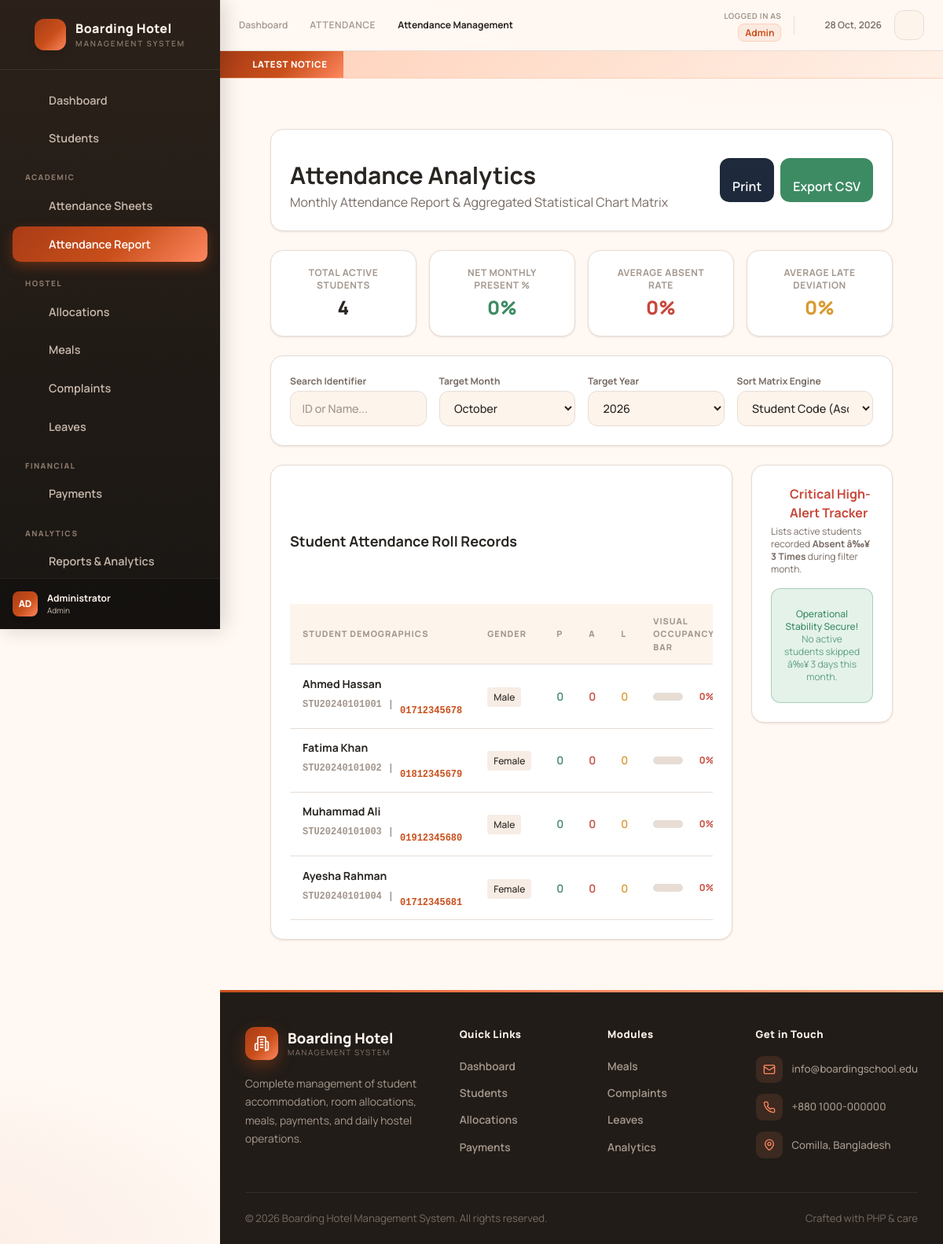
Page /students/attendance/report.php (signed in) on the committed database.
### tables this page shows
CREATE TABLE students (
    id INT AUTO_INCREMENT PRIMARY KEY,
    student_code VARCHAR(50) NOT NULL UNIQUE,
    guardian_id INT,
    first_name VARCHAR(100) NOT NULL,
    last_name VARCHAR(100) NOT NULL,
    gender ENUM('Male', 'Female') NOT NULL,
    dob DATE,
    blood_group VARCHAR(5),
    phone VARCHAR(20) NOT NULL,
    email VARCHAR(100) NOT NULL UNIQUE,
    photo VARCHAR(255),
    address TEXT,
    admission_date DATE NOT NULL,
    status ENUM('Active', 'Inactive') DEFAULT 'Active',
    created_at TIMESTAMP DEFAULT CURRENT_TIMESTAMP,
    updated_at TIMESTAMP DEFAULT CURRENT_TIMESTAMP ON UPDATE CURRENT_TIMESTAMP,
    FOREIGN KEY (guardian_id) REFERENCES guardians(id) ON DELETE SET NULL,
    INDEX idx_status (status),
    INDEX idx_student_code (student_code)
);

### includes/auth_check.php (called while the page is built, shortened)
<?php
$user_role = $_SESSION['user_role'] ?? '';
?>

### students/attendance/report.php (the view, shortened to what this page needs)
<?php
require_once '../../includes/auth_check.php';
require '../../components/header.php';
$selected_month = isset($_GET['month']) ? intval($_GET['month']) : intval(date('m'));
$selected_year = isset($_GET['year']) ? intval($_GET['year']) : intval(date('Y'));
$search_query = isset($_GET['search']) ? trim($_GET['search']) : '';
$sort_order = isset($_GET['sort']) ? $_GET['sort'] : 'code_asc';
$cardsSql = "SELECT
                COUNT(DISTINCT s.id) as total_students,
                COUNT(a.id) as total_records,
                COUNT(CASE WHEN a.status = 'Present' THEN 1 END) as total_p,
                COUNT(CASE WHEN a.status = 'Absent' THEN 1 END) as total_a,
                COUNT(CASE WHEN a.status = 'Late' THEN 1 END) as total_l
             FROM students s
             LEFT JOIN attendance a ON s.id = a.student_id
                AND MONTH(a.attendance_date) = ? AND YEAR(a.attendance_date) = ?
             WHERE s.status = 'Active'";
$stmt = $conn->prepare($cardsSql);
$stmt->bind_param('ii', $selected_month, $selected_year);
$stmt->execute();
$cards = $stmt->get_result()->fetch_assoc();
$t_rec = $cards['total_records'] > 0 ? $cards['total_records'] : 1;
$avg_present = round(($cards['total_p'] / $t_rec) * 100, 1);
$avg_absent = round(($cards['total_a'] / $t_rec) * 100, 1);
$avg_late = round(($cards['total_l'] / $t_rec) * 100, 1);
$absenteeSql = "SELECT s.student_code, s.first_name, s.last_name, s.phone, COUNT(a.id) as total_absences
                FROM students s
                JOIN attendance a ON s.id = a.student_id
                WHERE a.status = 'Absent' AND MONTH(a.attendance_date) = ? AND YEAR(a.attendance_date) = ?
                GROUP BY s.id
                HAVING total_absences >= 3
                ORDER BY total_absences DESC";
$stmt = $conn->prepare($absenteeSql);
$stmt->bind_param('ii', $selected_month, $selected_year);
$stmt->execute();
$absenteeResult = $stmt->get_result();
$sortMapping = [
    'code_asc'  => 's.student_code ASC',
    'pct_desc'  => 'present_pct DESC',
    'pct_asc'   => 'present_pct ASC',
    'abs_desc'  => 'absent_days DESC'
];
$orderBy = $sortMapping[$sort_order] ?? 's.student_code ASC';
$mainSql = "SELECT s.id, s.student_code, s.first_name, s.last_name, s.gender, s.phone,
                COUNT(a.id) as total_days,
                COUNT(CASE WHEN a.status = 'Present' THEN 1 END) as present_days,
                COUNT(CASE WHEN a.status = 'Absent' THEN 1 END) as absent_days,
                COUNT(CASE WHEN a.status = 'Late' THEN 1 END) as late_days,
                (COUNT(CASE WHEN a.status = 'Present' THEN 1 END) / IF(COUNT(a.id)>0, COUNT(a.id), 1)) * 100 as present_pct
            FROM students s
            LEFT JOIN attendance a ON s.id = a.student_id AND MONTH(a.attendance_date) = ? AND YEAR(a.attendance_date) = ?" ;
if (!empty($search_query)) {
    $mainSql .= " WHERE s.status = 'Active' AND (s.first_name LIKE ? OR s.last_name LIKE ? OR s.student_code LIKE ?) ";
} else {
    $mainSql .= " WHERE s.status = 'Active' ";
}
$mainSql .= " GROUP BY s.id ORDER BY {$orderBy}";
$stmt = $conn->prepare($mainSql);
if (!empty($search_query)) {
    $like = "%{$search_query}%";
    $stmt->bind_param('iisss', $selected_month, $selected_year, $like, $like, $like);
} else {
    $stmt->bind_param('ii', $selected_month, $selected_year);
}
$stmt->execute();
$reportResult = $stmt->get_result();
?>
<div class="p-4 lg:p-8 max-w-[1600px] mx-auto">
    <div class="glass rounded-2xl p-6 mb-6 flex flex-col md:flex-row justify-between items-start md:items-center gap-4">
        <div>
            <h2 class="text-3xl font-bold text-slate-800"><?php echo icon('dashboard', 'w-4 h-4'); ?> Attendance Analytics</h2>
            <p class="text-slate-600 mt-1">Monthly Attendance Report & Aggregated Statistical Chart Matrix</p>
        </div>
        <div class="flex gap-2 no-print">
            <button onclick="window.print()" class="px-4 py-2 bg-slate-800 text-white rounded-xl font-semibold hover:bg-slate-700 transition"><?php echo icon('print', 'w-4 h-4'); ?> Print</button>
            <?php if (in_array($user_role, ['Admin', 'Teacher', 'Hostel Supervisor'])): ?>
                <button onclick="exportCSV()" class="px-4 py-2 bg-emerald-600 text-white rounded-xl font-semibold hover:bg-emerald-500 transition"><?php echo icon('download', 'w-4 h-4'); ?> Export CSV</button>
            <?php endif; ?>
        </div>
    </div>
    <div class="grid grid-cols-2 md:grid-cols-4 gap-4 mb-6">
        <div class="glass p-5 rounded-2xl text-center">
            <p class="text-xs font-bold text-slate-400 uppercase tracking-wider">Total Active Students</p>
            <h3 class="text-2xl font-extrabold text-slate-800 mt-1"><?= $cards['total_students'] ?></h3>
        </div>
        <div class="glass p-5 rounded-2xl text-center">
            <p class="text-xs font-bold text-slate-400 uppercase tracking-wider">Net Monthly Present %</p>
            <h3 class="text-2xl font-extrabold text-emerald-600 mt-1"><?= $avg_present ?>%</h3>
        </div>
        <div class="glass p-5 rounded-2xl text-center">
            <p class="text-xs font-bold text-slate-400 uppercase tracking-wider">Average Absent Rate</p>
            <h3 class="text-2xl font-extrabold text-rose-600 mt-1"><?= $avg_absent ?>%</h3>
        </div>
        <div class="glass p-5 rounded-2xl text-center">
            <p class="text-xs font-bold text-slate-400 uppercase tracking-wider">Average Late Deviation</p>
            <h3 class="text-2xl font-extrabold text-amber-600 mt-1"><?= $avg_late ?>%</h3>
        </div>
    </div>
    <div class="glass rounded-2xl p-6 mb-6 no-print">
        <form method="GET" class="grid grid-cols-1 sm:grid-cols-2 md:grid-cols-4 gap-4">
            <div>
                <label class="block text-xs font-bold text-slate-600 mb-1">Search Identifier</label>
                <input type="text" name="search" class="input-field w-full" placeholder="ID or Name..." value="<?= htmlspecialchars($search_query) ?>">
            </div>
            <div>
                <label class="block text-xs font-bold text-slate-600 mb-1">Target Month</label>
                <select name="month" class="input-field w-full" onchange="this.form.submit()">
                    <?php
                    $mNames = ["", "January", "February", "March", "April", "May", "June", "July", "August", "September", "October", "November", "December"];
                    for ($m = 1; $m <= 12; $m++) {
                        echo "<option value='{$m}' ".($m == $selected_month ? 'selected':'').">{$mNames[$m]}</option>";
                    }
                    ?>
                </select>
            </div>
            <div>
                <label class="block text-xs font-bold text-slate-600 mb-1">Target Year</label>
                <select name="year" class="input-field w-full" onchange="this.form.submit()">
                    <?php
                    for ($y = date('Y')-2; $y <= date('Y')+1; $y++) {
                        echo "<option value='{$y}' ".($y == $selected_year ? 'selected':'').">{$y}</option>";
                    }
                    ?>
                </select>
            </div>
            <div>
                <label class="block text-xs font-bold text-slate-600 mb-1">Sort Matrix Engine</label>
                <select name="sort" class="input-field w-full" onchange="this.form.submit()">
                    <option value="code_asc" <?= $sort_order=='code_asc'?'selected':'' ?>>Student Code (Asc)</option>
                </select>
            </div>
        </form>
    </div>
    <div class="grid grid-cols-1 lg:grid-cols-4 gap-6">
        <div class="glass rounded-2xl p-6 lg:col-span-3 overflow-hidden">
            <div class="flex flex-col sm:flex-row justify-between items-start sm:items-center mb-6 gap-4">
                <h3 class="text-lg font-bold text-slate-800"><?php echo icon('file', 'w-4 h-4'); ?> Student Attendance Roll Records</h3>
                <div class="w-full sm:w-44 h-32 no-print"><canvas id="monthDistributionChart"></canvas></div>
            </div>
            <div class="overflow-x-auto">
                <table class="data-table" id="reportTable">
                    <thead>
                        <tr>
                            <th>Student Demographics</th>
                            <th>Gender</th>
                            <th class="text-center">P</th><th class="text-center">A</th><th class="text-center">L</th>
                            <th style="width: 200px;">Visual Occupancy Bar</th>
                        </tr>
                    </thead>
                    <tbody>
                        <?php if ($reportResult->num_rows > 0): ?>
                            <?php while ($r = $reportResult->fetch_assoc()):
                                $pct = round($r['present_pct']);
                                $textColor = $pct >= 90 ? 'text-emerald-600':($pct >= 75 ? 'text-blue-600':($pct >= 60 ? 'text-amber-600':'text-rose-600'));
                            ?>
                                <tr class="hover:bg-slate-50/80 transition">
                                    <td>
                                        <div class="font-bold text-slate-900"><?= htmlspecialchars($r['first_name'].' '.$r['last_name']) ?></div>
                                        <div class="text-xs text-slate-400 font-mono flex items-center gap-2">
                                            <span><?= $r['student_code'] ?></span>
                                            <span>|</span>
                                            <a href="tel:<?= $r['phone'] ?>" class="text-indigo-600 hover:underline"><?php echo icon('phone', 'w-4 h-4'); ?> <?= htmlspecialchars($r['phone']) ?></a>
                                        </div>
                                    </td>
                                    <td><span class="text-xs px-2 py-1 rounded bg-slate-100 font-medium"><?= $r['gender'] ?></span></td>
                                    <td class="text-center font-bold text-emerald-600"><?= $r['present_days'] ?></td>
                                    <td class="text-center font-bold text-rose-600"><?= $r['absent_days'] ?></td>
                                    <td class="text-center font-bold text-amber-600"><?= $r['late_days'] ?></td>
                                    <td>
                                        <div class="flex items-center gap-2">
                                            <div class="flex-1 bg-slate-200 rounded-full h-2.5">
                                            </div>
                                            <span class="font-bold text-xs w-8 text-right <?= $textColor ?>"><?= $pct ?>%</span>
                                        </div>
                                    </td>
                                </tr>
                            <?php endwhile; ?>
                        <?php else: ?>
                            <tr><td colspan="7" class="text-center py-6 text-slate-400">No synchronized log rows match parameters.</td></tr>
                        <?php endif; ?>
                    </tbody>
                </table>
            </div>
        </div>
        <div class="glass rounded-2xl p-6 overflow-hidden h-fit">
            <h3 class="text-md font-bold text-red-700 flex items-center gap-2"><?php echo icon('alert', 'w-4 h-4'); ?> Critical High-Alert Tracker</h3>
            <p class="text-xs text-slate-500 mt-1 mb-4">Lists active students recorded <strong>Absent â‰¥ 3 Times</strong> during filter month.</p>
            <div class="space-y-3">
                <?php if ($absenteeResult->num_rows > 0): ?>
                    <?php while ($a = $absenteeResult->fetch_assoc()): ?>
                        <div class="p-3 bg-rose-50 border border-rose-200 rounded-xl flex justify-between items-center transition hover:scale-[1.02]">
                            <div>
                                <h4 class="text-sm font-bold text-slate-800"><?= htmlspecialchars($a['first_name'] . ' ' . $a['last_name']) ?></h4>
                                <a href="tel:<?= $a['phone'] ?>" class="text-[11px] text-slate-500 font-mono block mt-0.5 hover:underline"><?php echo icon('phone', 'w-4 h-4'); ?> Call Guardian</a>
                            </div>
                            <span class="bg-rose-600 text-white text-[11px] font-extrabold px-2.5 py-1.5 rounded-lg">
                                <?= $a['total_absences'] ?> Days Absent
                            </span>
                        </div>
                    <?php endwhile; ?>
                <?php else: ?>
                    <div class="text-center py-6 text-slate-400 font-medium bg-emerald-50 rounded-xl border border-emerald-200 text-emerald-800 text-xs p-3">
                         Operational Stability Secure!<br><span class="font-normal opacity-80">No active students skipped â‰¥ 3 days this month.</span>
                    </div>
                <?php endif; ?>
            </div>
        </div>
    </div>
</div>
<script>
    // 1. Chart.js Implementation
    new Chart(document.getElementById('monthDistributionChart').getContext('2d'), {
        type: 'doughnut',
        data: {
            labels: ['Present', 'Absent', 'Late'],
            datasets: [{
                data: [<?= $cards['total_p'] ?>, <?= $cards['total_a'] ?>, <?= $cards['total_l'] ?>],
                backgroundColor: ['var(--success)', 'var(--error)', 'var(--warning)'],
                borderWidth: 1
            }]
        },
        options: { responsive: true, maintainAspectRatio: false, plugins: { legend: { display: false } } }
    });
    // 2. Pure JavaScript Tabular Row CSV Export Mapping Engine
    function exportCSV() {
        let csv = 'Student Code,Student Name,Gender,Present Days,Absent Days,Late Days,Attendance Percentage\n';
        let rows = document.querySelectorAll('#reportTable tbody tr');
        rows.forEach(tr => {
            let cols = tr.querySelectorAll('td');
            if(cols.length >= 6) {
                let name = cols[0].querySelector('.font-bold').innerText.replace(',','');
                let code = cols[0].querySelector('.font-mono text-xs, span').innerText;
                let gender = cols[1].innerText;
                let p = cols[2].innerText;
                let a = cols[3].innerText;
                let l = cols[4].innerText;
                let pct = cols[5].querySelector('.font-bold').innerText;
                csv += `${code},${name},${gender},${p},${a},${l},${pct}\n`;
            }
        });
        let blob = new Blob([csv], { type: 'text/csv;charset=utf-8;' });
        let link = document.createElement("a");
        link.href = URL.createObjectURL(blob);
        link.setAttribute("download", `Attendance_Analytics_Report_${new Date().toISOString().slice(0,10)}.csv`);
        document.body.appendChild(link);
        link.click();
        document.body.removeChild(link);
    }
</script>
<?php require '../../components/footer.php'; ?>

### components/icon.php (shortened to what this page needs)
<?php
if (!function_exists('icon')) {
function icon(string $name, string $class = 'w-4 h-4'): string
{
    static $icons = null;
    $paths = $icons[$name] ?? $icons['info'];
    return '<svg class="icon-svg ' . htmlspecialchars($class) . '" viewBox="0 0 24 24" fill="none" '
         . 'stroke="currentColor" stroke-width="2" stroke-linecap="round" stroke-linejoin="round" '
         . 'aria-hidden="true" focusable="false">' . $paths . '</svg>';
}
}

### rows in the picture
students: first_name+last_name "Ahmed Hassan", student_code "STU20240101001", phone "01712345678", gender "Male", present_days "0", absent_days "0", late_days "0", pct "0"
students: first_name+last_name "Fatima Khan", student_code "STU20240101002", phone "01812345679", gender "Female", present_days "0", absent_days "0", late_days "0", pct "0"
students: first_name+last_name "Muhammad Ali", student_code "STU20240101003", phone "01912345680", gender "Male", present_days "0", absent_days "0", late_days "0", pct "0"
students: first_name+last_name "Ayesha Rahman", student_code "STU20240101004", phone "01712345681", gender "Female", present_days "0", absent_days "0", late_days "0", pct "0"

### other values in the picture
substr(htmlspecialchars($user_name), 0, 2) "AD"
$user_name "Administrator"
$user_role "Admin"
$current_dir "ATTENDANCE"
$page_title_display "Attendance Management"
$cards['total_students'] "4"
$avg_present "0"
$avg_absent "0"
$avg_late "0"
$l[0] "Dashboard"
$l[0] "Students"
$l[0] "Allocations"
$l[0] "Payments"
$m[0] "Meals"
$m[0] "Complaints"
